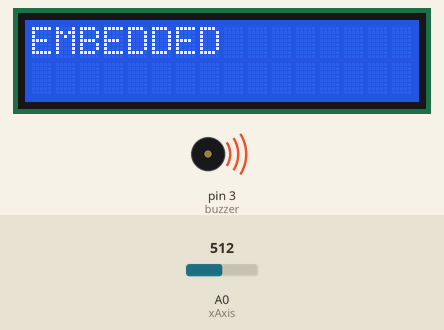
Simulated run of this sketch. Board: Arduino Uno, built with avr-gcc and run on an emulated ATmega328P. Parts: 16×2 character LCD, buzzer (waves = sounding). The inputs (shaded band) are chosen by the test bench; at power-on: A0 (xAxis) = 512.

Above: at 1.2 s.
1.3 s: A0 (xAxis) set to 108
2.8 s: A0 (xAxis) set to 90
At 4.2 s:
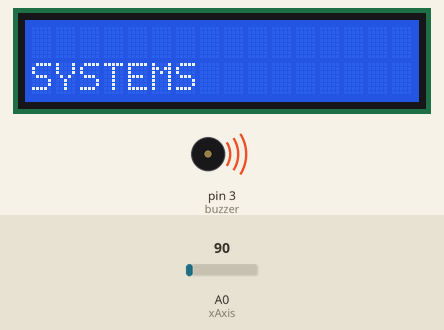
4.5 s: A0 (xAxis) set to 122
At 5.7 s:
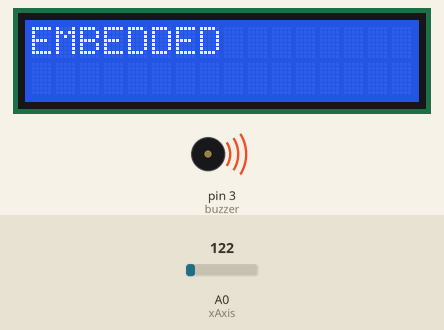
6.0 s: A0 (xAxis) set to 0
At 7.6 s:
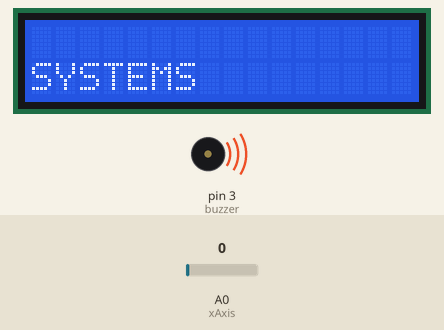
Timing chart, 0 to 9.0 s (numbered marks = the images above; inputs shaded):
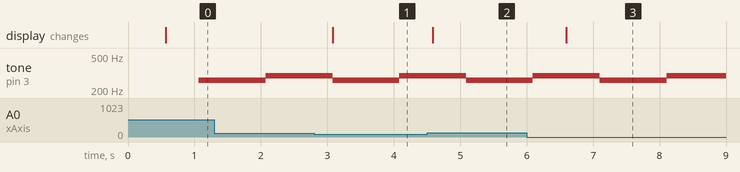

Measured:
- the behaviour switches between 100 and 99 on A0 (xAxis) (found by bisection; images 0 and 1)
- after the input at 2.8 s, the display: changes after 0.28 s (image 1)
- after the input at 4.5 s, the display: changes after 0.09 s (image 2)
- after the input at 6.0 s, the display: changes after 0.60 s (image 3)

The sketch:

cho102_lab7_prelab.ino
```cpp
#include <LiquidCrystal.h>

// Array of Output Pin variables, set to the pins being used
const int rs = 4, en = 5, d4 = 8, d5 = 9, d6 = 10, d7 = 11;
LiquidCrystal lcd(rs, en, d4, d5, d6, d7);


const int xAxis = A0; // Recall that A0 is really a number under the hood.
const int light_pattern_size = 2;
const char light_pattern[light_pattern_size] = {0x00, 0x0F};

const char sound_pattern_size = 2;
const double sound_pattern[sound_pattern_size] = {261.63, 293.66}; // C4, D4

const int buzzer = 3;

const int xAxis_median = 100; // Adjust this if needed


typedef struct task {
  int state;
  unsigned long period;
  unsigned long elapsedTime;
  int (*TickFct)(int);

} task;

int delay_gcd;
const unsigned short tasksNum = 2;
task tasks[tasksNum];

enum SM1_States { SM1_INIT, SM1_S0, SM1_S1};
int SM1_Tick(int state){
    //Read thing
    switch(state){ // State transitions
      case SM1_INIT:
         //State Transition
            state = SM1_S0;
        break;
      case SM1_S0:
          if (analogRead(xAxis) < xAxis_median){
            state = SM1_S1;
          }
          else{
            state = SM1_S0;
          }
         //State Transition
        break;
      case SM1_S1:
            if (analogRead(xAxis) > xAxis_median){
                state = SM1_S0;
            }
            else{
                state = SM1_S1;
            }
             //State Transition
        break;
    }
    switch(state){ // State Action
      case SM1_INIT:
         //State Action
        break;
      case SM1_S0:
            //State Action
            lcd.clear();
            lcd.setCursor(0,0);
            lcd.print("EMBEDDED");
         //State Action
        break;
      case SM1_S1:
            //State Action
            lcd.clear();
            lcd.setCursor(0,1);
            lcd.print("SYSTEMS");
         //State Action
        break;
    }

    return state;
}

enum SM2_States { SM2_INIT, SM2_S0, SM2_S1};
int SM2_Tick(int state){
    //Read thing
    switch(state){ // State transitions
      case SM1_INIT:
         //State Transition
            state = SM1_S0;
        break;
      case SM1_S0:
            state = SM1_S1;
        //State Transition
        break;
      case SM1_S1:
            state = SM1_S0;
        //State Transition
        break;
    }
    switch(state){ // State Action
      case SM2_INIT:
         //State Action
        break;
      case SM1_S0:
            //State Action
            tone(buzzer, sound_pattern[0]);

         //State Action
        break;
      case SM1_S1:
            //State Action

            tone(buzzer, sound_pattern[1]);
         //State Action
        break;
    }

    return state;
}


void setup() {
    //some set up (Default Arduino Function)

    // LEDs

    Serial.begin(9600);


  unsigned char i = 0;
  tasks[i].state = SM1_INIT;
  tasks[i].period = 500;
  tasks[i].elapsedTime = 0;
  tasks[i].TickFct = &SM1_Tick;
  i++;
  tasks[i].state = SM2_INIT;
  tasks[i].period = 1000;
  tasks[i].elapsedTime = 0;
  tasks[i].TickFct = &SM2_Tick;

  delay_gcd = 500; // GCD
  lcd.begin(16,2);
  lcd.print("WE LOVE");
}


void loop() {
  // put your main code here, to run repeatedly:
  unsigned char i;
  for (i = 0; i < tasksNum; ++i) {
     if ( (millis() - tasks[i].elapsedTime) >= tasks[i].period) {
        tasks[i].state = tasks[i].TickFct(tasks[i].state);
        tasks[i].elapsedTime = millis(); // Last time this task was ran

     }
   }
  delay(delay_gcd); // GCD.
}
```
